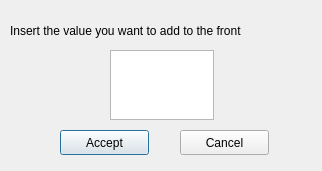
<?xml version="1.0" encoding="UTF-8"?>
<ui version="4.0">
 <class>popupwindow</class>
 <widget class="QDialog" name="popupwindow">
  <property name="geometry">
   <rect>
    <x>0</x>
    <y>0</y>
    <width>322</width>
    <height>171</height>
   </rect>
  </property>
  <property name="windowTitle">
   <string>Dialog</string>
  </property>
  <widget class="QLabel" name="label">
   <property name="geometry">
    <rect>
     <x>10</x>
     <y>20</y>
     <width>321</width>
     <height>21</height>
    </rect>
   </property>
   <property name="text">
    <string>Insert the value you want to add to the front</string>
   </property>
  </widget>
  <widget class="QPushButton" name="pushButton">
   <property name="geometry">
    <rect>
     <x>60</x>
     <y>130</y>
     <width>89</width>
     <height>25</height>
    </rect>
   </property>
   <property name="minimumSize">
    <size>
     <width>89</width>
     <height>25</height>
    </size>
   </property>
   <property name="text">
    <string>Accept</string>
   </property>
  </widget>
  <widget class="QPushButton" name="pushButton_2">
   <property name="geometry">
    <rect>
     <x>180</x>
     <y>130</y>
     <width>89</width>
     <height>25</height>
    </rect>
   </property>
   <property name="text">
    <string>Cancel</string>
   </property>
  </widget>
  <widget class="QTextEdit" name="textEdit">
   <property name="geometry">
    <rect>
     <x>110</x>
     <y>50</y>
     <width>104</width>
     <height>70</height>
    </rect>
   </property>
  </widget>
 </widget>
 <resources/>
 <connections/>
</ui>
